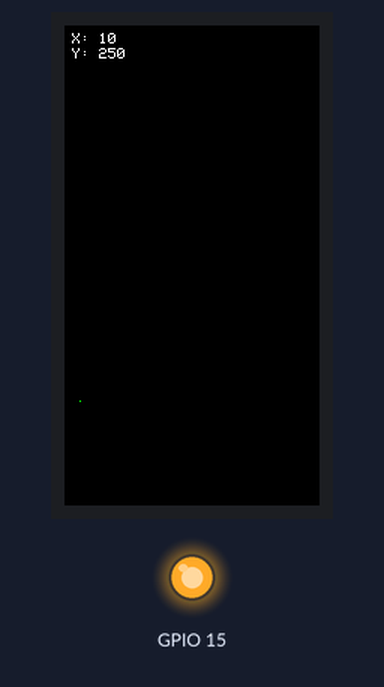
Bench run of a sketch on a simulated ESP32. On the bench: 170×320 colour display, output pins drawn as LEDs (lit = HIGH).

Above: at 13.59 s.
At 18.85 s:
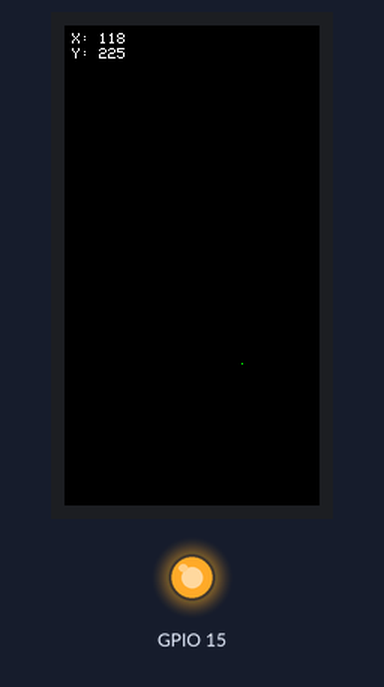
At 22.86 s:
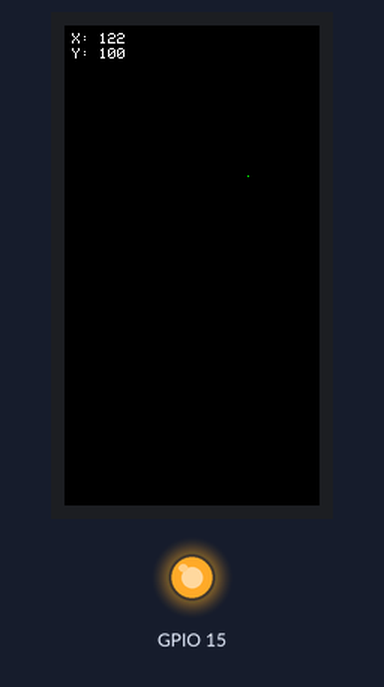
At 34.14 s:
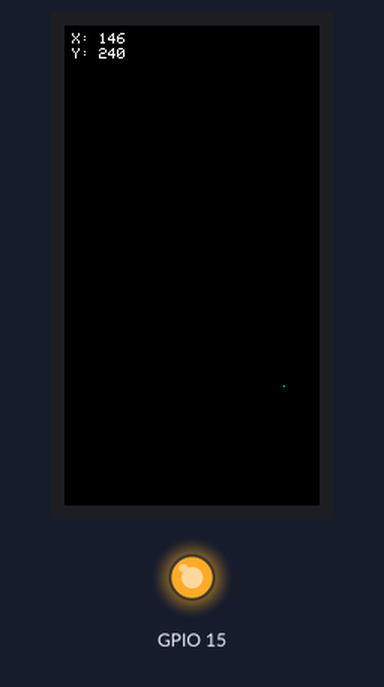
At 37.42 s:
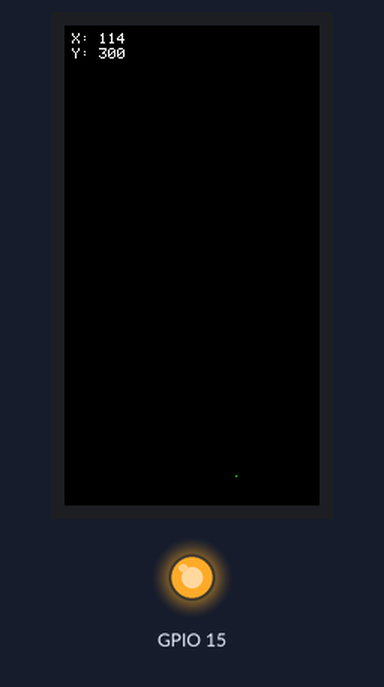

The sketch:

collision.ino
```cpp
#include <TFT_eSPI.h>
#include <Wire.h>

TFT_eSPI tft = TFT_eSPI();
TFT_eSprite img = TFT_eSprite(&tft);

#define SaddamColor 0xEAC0

const int potPin = 1;

unsigned long previousMillis = 0;
const unsigned long interval = 60;
int ground = 160;

int boxTop = 0;
int boxBottom = 320;
int boxLeft = 0;
int boxRight = 170;

int gravity = 10;
float speedY = -50;
float speedX = 40;
float x = 10;
float y = 150;


bool hasTouchedGround = false;

void setup() {
  tft.init();
  tft.setRotation(2);
  tft.setSwapBytes(true);

  tft.fillScreen(TFT_BLACK);
  img.createSprite(170,320);
  img.setTextDatum(4);
  img.setTextColor(TFT_WHITE, TFT_BLACK);

  pinMode(15, OUTPUT);
  digitalWrite(15, 1);

  img.pushSprite(0, 0);
}

void collision() {
  img.fillSprite(TFT_BLACK);

  if (y >= boxBottom || y <= boxTop) {

    speedY = -speedY;

  } else {

  }

  if (x >= boxRight || x <= boxLeft) {
    speedX = -speedX;
  }

  img.drawPixel((int)x, (int)y, TFT_GREEN);

  img.setCursor(5, 5);
  img.print("X: ");
  img.print((int)x);
  img.setCursor(5, 15);
  img.print("Y: ");
  img.print((int)y);


  img.pushSprite(0, 0);
}

void loop() {
  unsigned long currentMillis = millis();

  if (currentMillis - previousMillis >= interval) {
    previousMillis = currentMillis;


    y += speedY * 0.1;
    x += speedX * 0.1;

    collision();
  }
}
```
